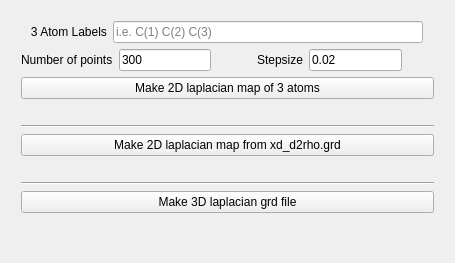
                  <widget class="QWidget" name="page_2">
                   <property name="geometry">
                    <rect>
                     <x>0</x>
                     <y>0</y>
                     <width>455</width>
                     <height>263</height>
                    </rect>
                   </property>
                   <attribute name="label">
                    <string>Laplacian</string>
                   </attribute>
                   <layout class="QGridLayout" name="gridLayout_11">
                    <item row="0" column="0">
                     <layout class="QVBoxLayout" name="verticalLayout_7">
                      <property name="leftMargin">
                       <number>10</number>
                      </property>
                      <property name="topMargin">
                       <number>10</number>
                      </property>
                      <property name="rightMargin">
                       <number>10</number>
                      </property>
                      <property name="bottomMargin">
                       <number>10</number>
                      </property>
                      <item>
                       <layout class="QHBoxLayout" name="horizontalLayout_11">
                        <property name="topMargin">
                         <number>0</number>
                        </property>
                        <item>
                         <widget class="QLabel" name="label_4">
                          <property name="text">
                           <string>   3 Atom Labels</string>
                          </property>
                         </widget>
                        </item>
                        <item>
                         <widget class="QLineEdit" name="taLapmapInput">
                          <property name="minimumSize">
                           <size>
                            <width>310</width>
                            <height>0</height>
                           </size>
                          </property>
                          <property name="maximumSize">
                           <size>
                            <width>330</width>
                            <height>16777215</height>
                           </size>
                          </property>
                          <property name="placeholderText">
                           <string>i.e. C(1) C(2) C(3)</string>
                          </property>
                         </widget>
                        </item>
                        <item>
                         <spacer name="horizontalSpacer_2">
                          <property name="orientation">
                           <enum>Qt::Horizontal</enum>
                          </property>
                          <property name="sizeHint" stdset="0">
                           <size>
                            <width>40</width>
                            <height>20</height>
                           </size>
                          </property>
                         </spacer>
                        </item>
                       </layout>
                      </item>
                      <item>
                       <layout class="QHBoxLayout" name="horizontalLayout_13">
                        <property name="topMargin">
                         <number>0</number>
                        </property>
                        <item>
                         <widget class="QLabel" name="label_16">
                          <property name="text">
                           <string>Number of points</string>
                          </property>
                         </widget>
                        </item>
                        <item>
                         <widget class="QLineEdit" name="taLapmapNpoints">
                          <property name="maximumSize">
                           <size>
                            <width>100</width>
                            <height>16777215</height>
                           </size>
                          </property>
                          <property name="text">
                           <string>300</string>
                          </property>
                         </widget>
                        </item>
                        <item>
                         <spacer name="horizontalSpacer_12">
                          <property name="orientation">
                           <enum>Qt::Horizontal</enum>
                          </property>
                          <property name="sizeType">
                           <enum>QSizePolicy::Fixed</enum>
                          </property>
                          <property name="sizeHint" stdset="0">
                           <size>
                            <width>40</width>
                            <height>20</height>
                           </size>
                          </property>
                         </spacer>
                        </item>
                        <item>
                         <widget class="QLabel" name="label_14">
                          <property name="text">
                           <string>Stepsize</string>
                          </property>
                         </widget>
                        </item>
                        <item>
                         <widget class="QLineEdit" name="taLapmapStepsize">
                          <property name="maximumSize">
                           <size>
                            <width>100</width>
                            <height>16777215</height>
                           </size>
                          </property>
                          <property name="text">
                           <string>0.02</string>
                          </property>
                         </widget>
                        </item>
                        <item>
                         <spacer name="horizontalSpacer_11">
                          <property name="orientation">
                           <enum>Qt::Horizontal</enum>
                          </property>
                          <property name="sizeHint" stdset="0">
                           <size>
                            <width>40</width>
                            <height>20</height>
                           </size>
                          </property>
                         </spacer>
                        </item>
                       </layout>
                      </item>
                      <item>
                       <widget class="QPushButton" name="taLapmapBut">
                        <property name="maximumSize">
                         <size>
                          <width>445</width>
                          <height>16777215</height>
                         </size>
                        </property>
                        <property name="text">
                         <string>Make 2D laplacian map of 3 atoms</string>
                        </property>
                       </widget>
                      </item>
                      <item>
                       <widget class="QLabel" name="taLapmapLab">
                        <property name="font">
                         <font>
                          <italic>true</italic>
                         </font>
                        </property>
                        <property name="text">
                         <string/>
                        </property>
                       </widget>
                      </item>
                      <item>
                       <widget class="Line" name="line_14">
                        <property name="orientation">
                         <enum>Qt::Horizontal</enum>
                        </property>
                       </widget>
                      </item>
                      <item>
                       <widget class="QPushButton" name="lapGrdBut">
                        <property name="maximumSize">
                         <size>
                          <width>445</width>
                          <height>16777215</height>
                         </size>
                        </property>
                        <property name="text">
                         <string>Make 2D laplacian map from xd_d2rho.grd</string>
                        </property>
                       </widget>
                      </item>
                      <item>
                       <widget class="QLabel" name="grdLapmapLab">
                        <property name="font">
                         <font>
                          <italic>true</italic>
                         </font>
                        </property>
                        <property name="text">
                         <string/>
                        </property>
                       </widget>
                      </item>
                      <item>
                       <widget class="Line" name="line_17">
                        <property name="orientation">
                         <enum>Qt::Horizontal</enum>
                        </property>
                       </widget>
                      </item>
                      <item>
                       <widget class="QPushButton" name="tdLapGrdBut">
                        <property name="maximumSize">
                         <size>
                          <width>445</width>
                          <height>16777215</height>
                         </size>
                        </property>
                        <property name="text">
                         <string>Make 3D laplacian grd file</string>
                        </property>
                       </widget>
                      </item>
                      <item>
                       <widget class="QLabel" name="tdLapGrdLab">
                        <property name="text">
                         <string/>
                        </property>
                       </widget>
                      </item>
                      <item>
                       <spacer name="verticalSpacer">
                        <property name="orientation">
                         <enum>Qt::Vertical</enum>
                        </property>
                        <property name="sizeHint" stdset="0">
                         <size>
                          <width>20</width>
                          <height>40</height>
                         </size>
                        </property>
                       </spacer>
                      </item>
                     </layout>
                    </item>
                   </layout>
                  </widget>
